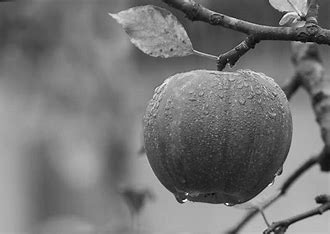
#> input picture python/image.png, 330 x 234 px
$ python main.py
#> lines starting #> are read from the running program, lines starting #| are printed output that depends on the picture; long printed decimals are rounded
import numpy as np
import matplotlib.pyplot as plt
from PIL import Image
import time
from scipy.signal import correlate2d

# ==============================
# Load image
# ==============================
img_gray = Image.open("image.png").convert("L")
image_uint8 = np.array(img_gray)
image = image_uint8.astype(np.float32) / 255.0

# ==============================
# Kernels
# ==============================
kernels = {
    "Vertical Edges": np.array([
        [1, 0, -1],
        [1, 0, -1],
        [1, 0, -1]
    ], dtype=np.float32),

    "Horizontal Edges": np.array([
        [1, 1, 1],
        [0, 0, 0],
        [-1, -1, -1]
    ], dtype=np.float32),

    "Sharpen": np.array([
        [0, -1, 0],
        [-1, 5, -1],
        [0, -1, 0]
    ], dtype=np.float32)
}

# ==============================
# Slow convolution (manual loops)
# ==============================
def slow_convolution(image, kernel):
    h, w = image.shape
    kh, kw = kernel.shape
    output = np.zeros((h - kh + 1, w - kw + 1), dtype=np.float32)

    for i in range(h - kh + 1):
        for j in range(w - kw + 1):
            region = image[i:i + kh, j:j + kw]
            output[i, j] = np.sum(region * kernel)

    return output

# ==============================
# Fast convolution (optimized)
# Using correlate2d so output matches slow method
# ==============================
def fast_convolution(image, kernel):
    return correlate2d(image, kernel, mode="valid")

# ==============================
# Run all kernels
# ==============================
slow_results = {}
fast_results = {}
slow_times = []
fast_times = []
kernel_names = []

for name, kernel in kernels.items():
    kernel_names.append(name)

    start = time.time()
    slow_out = slow_convolution(image, kernel)
    slow_time = time.time() - start

    start = time.time()
    fast_out = fast_convolution(image, kernel)
    fast_time = time.time() - start

    slow_results[name] = slow_out
    fast_results[name] = fast_out
    slow_times.append(slow_time)
    fast_times.append(fast_time)

    diff = np.sum(np.abs(slow_out - fast_out))

    print(f"\n{name}")
    print(f"Slow Time: {slow_time:.6f} sec")
    print(f"Fast Time: {fast_time:.6f} sec")
    print(f"Speedup: {slow_time / fast_time:.2f}x")
    print(f"Difference between outputs: {diff:.6f}")
#> this loop made 3 passes
#> diff on passes 1 to 3: 3.9e-05, 0.00251, 0.00408
#| Difference between outputs: 3.9e-05
#| Difference between outputs: 0.002512
#| Difference between outputs: 0.004082
#> pass 1, `slow_out = slow_convolution(image, kernel)`:
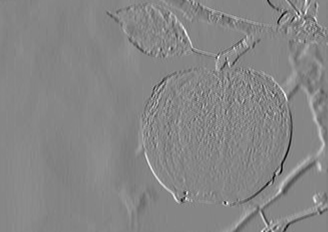
#> slow_out: shape (232, 328) float32; min -1.78, max 1.61, mean 0.00211; drawn with min black and max white
#> pass 2, `slow_out = slow_convolution(image, kernel)`:
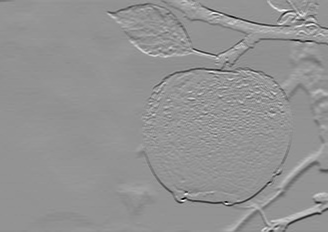
#> slow_out: shape (232, 328) float32; min -2.36, max 1.72, mean -0.00489; drawn with min black and max white
#> after the loop, fast_results = 3 items; fast_times = [0.00449, 0.0042, 0.00148]; kernel_names = ['Vertical Edges', 'Horizontal Edges', 'Sharpen']; slow_results = 3 items; slow_times = [0.187, 0.189, 0.193]

# ==============================
# Show feature maps
# ==============================
plt.figure(figsize=(12, 8))

plt.subplot(2, 2, 1)
plt.title("Input Image")
plt.imshow(image, cmap="gray")
plt.axis("off")

plt.subplot(2, 2, 2)
plt.title("Vertical Edges")
plt.imshow(fast_results["Vertical Edges"], cmap="gray")
plt.axis("off")

plt.subplot(2, 2, 3)
plt.title("Horizontal Edges")
plt.imshow(fast_results["Horizontal Edges"], cmap="gray")
plt.axis("off")

plt.subplot(2, 2, 4)
plt.title("Sharpen")
plt.imshow(fast_results["Sharpen"], cmap="gray")
plt.axis("off")

plt.tight_layout()
plt.savefig("result.png", dpi=300, bbox_inches="tight")
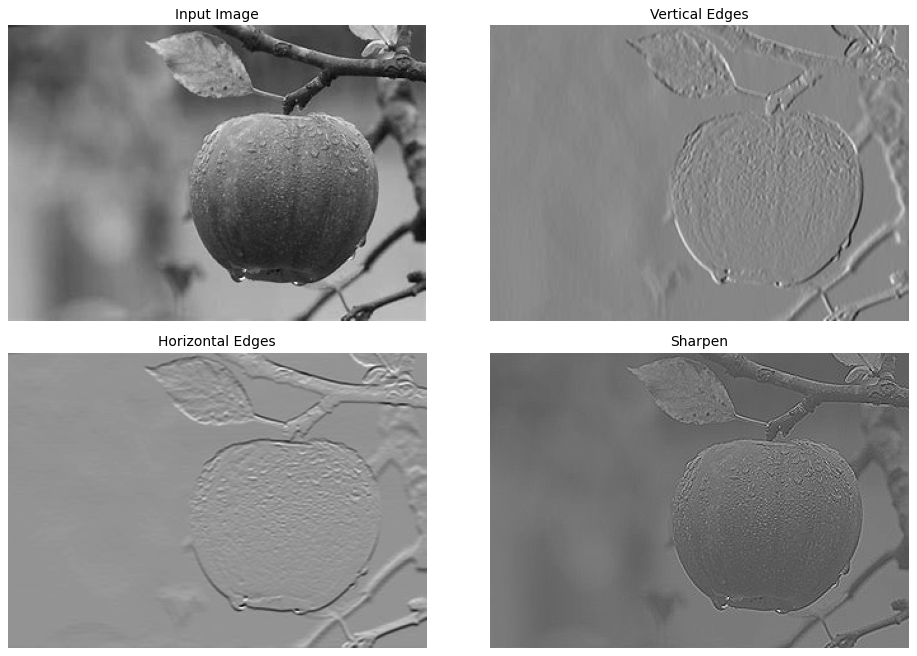
#> figure drawn by matplotlib, 4 panels
plt.show()

# ==============================
# Performance graph
# ==============================
x = np.arange(len(kernel_names))
#> x = [0, 1, 2]
width = 0.35

plt.figure(figsize=(10, 5))
plt.bar(x - width / 2, slow_times, width, label="Slow (CPU)")
plt.bar(x + width / 2, fast_times, width, label="Fast (Accelerator)")
plt.title("Performance Comparison")
plt.ylabel("Execution Time (seconds)")
plt.xticks(x, kernel_names)
plt.legend()
plt.tight_layout()
plt.savefig("performance.png", dpi=300, bbox_inches="tight")
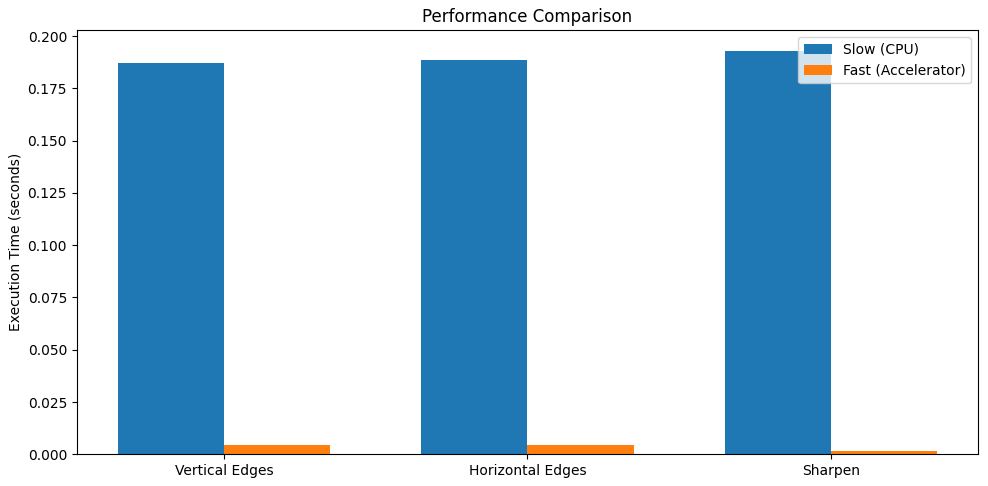
#> figure drawn by matplotlib, 1 panel; tallest bar 0.193 high, from x = 1.65 to 2; tallest bar 0.00449 high, from x = 2.78e-17 to 0.35
plt.show()

# ==============================
# Scalability test
# ==============================
sizes = [32, 64, 128, 256]
slow_scale = []
fast_scale = []

for s in sizes:
    resized_img = img_gray.resize((s, s))
    resized = np.array(resized_img).astype(np.float32) / 255.0
    kernel = kernels["Vertical Edges"]

    start = time.time()
    _ = slow_convolution(resized, kernel)
    slow_scale.append(time.time() - start)

    start = time.time()
    _ = fast_convolution(resized, kernel)
    fast_scale.append(time.time() - start)
#> this loop made 4 passes
#> pass 2, `resized_img = img_gray.resize((s, s))`:
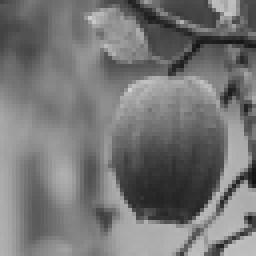
#> resized_img: PIL image 64x64 L (shown 4 times larger); min 18, max 207, mean 117.2
#> after the loop:
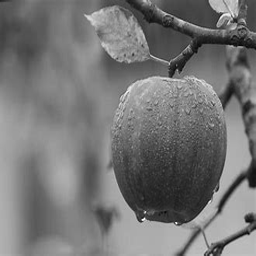
#> resized: shape (256, 256) float32; min 0.0157, max 1, mean 0.46
#> after the loop, fast_scale = [8.44e-05, 0.000136, 0.000344, 0.00123]; slow_scale = [0.00242, 0.00987, 0.0392, 0.158]

plt.figure(figsize=(10, 5))
plt.plot(sizes, slow_scale, marker="o", label="Slow (CPU)")
plt.plot(sizes, fast_scale, marker="o", label="Fast (Accelerator)")
plt.title("Scalability Analysis")
plt.xlabel("Image Size")
plt.ylabel("Execution Time (seconds)")
plt.legend()
plt.tight_layout()
plt.savefig("scalability.png", dpi=300, bbox_inches="tight")
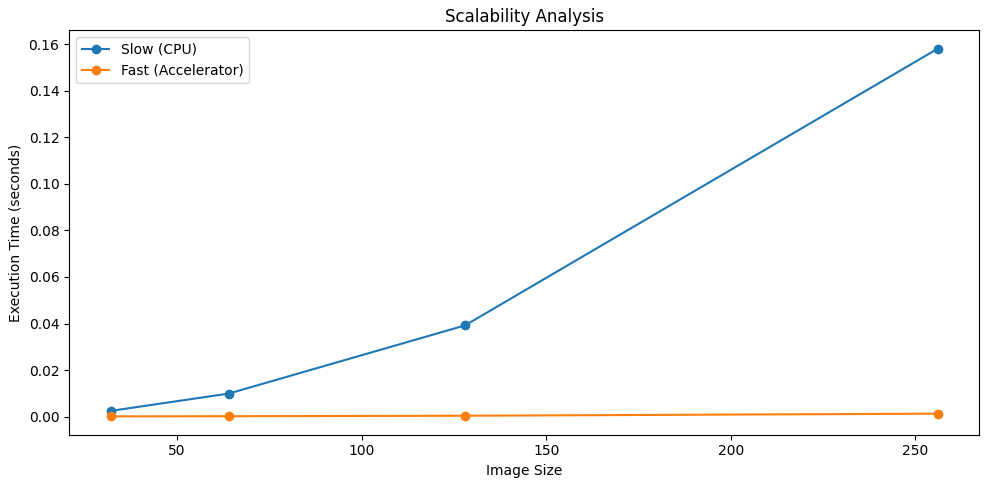
#> figure drawn by matplotlib, 1 panel
plt.show()
